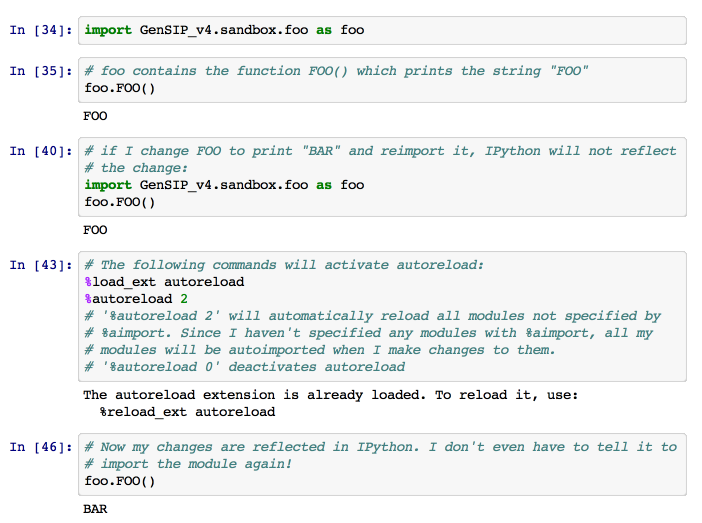
#> input picture GenSIP/Documentation/HTML version of instructions/GenSIP Developer SOP Notes_files/image001.png, 1404 x 1046 px (shown at 1/2 size); its folder holds only this picture in this run
$ python -i images.py   (imports and definitions only)   (Python 2 division)   (older library calls are emulated)
#> lines starting #> are read from the running program, lines starting #| are printed output that depends on the picture; after the words box and inside, x2 and y2 are one past the last pixel; in counts of white or black regions, pixels touching at a corner belong together
#> further down, picture is the input picture: shape (1046, 1404, 3); mean B, G, R 242.1, 242, 240
### GenSIP/kuwahara.py
"""Kuwahara filter implemented in python"""
# First try at manually rewriting the Kuwahara function from Luca Balbi which was written
# originally in MatLab
import numpy as np
from scipy.signal import convolve2d
import time
# help on convolve2d: http://docs.scipy.org/doc/scipy/reference/generated/scipy.signal.convolve2d.html

def Kuwahara(original, winsize):
    """
    Kuwahara filters an image using the Kuwahara filter

    Inputs:
    original      -->    image to be filtered
    windowSize    -->    size of the filter window: legal values are
                                                    5, 9, 13, ... = (4*k+1)
    This function is optimised using vectorialisation, convolution and the fact
    that, for every subregion
        variance = (mean of squares) - (square of mean).
    A nested-for loop approach is still used in the final part as it is more
    readable, a commented-out, fully vectorialised version is provided as well.

    Example
    filtered = Kuwahara(original,5);

    Filter description:
    The Kuwahara filter works on a window divided into 4 overlapping
    subwindows (for a 5x5 pixels example, see below). In each subwindow, the mean and
    variance are computed. The output value (located at the center of the
    window) is set to the mean of the subwindow with the smallest variance.

        ( a  a  ab   b  b)
        ( a  a  ab   b  b)
        (ac ac abcd bd bd)
        ( c  c  cd   d  d)
        ( c  c  cd   d  d)

    References:
    http://www.ph.tn.tudelft.nl/DIPlib/docs/FIP.pdf
    http://www.incx.nec.co.jp/imap-vision/library/wouter/kuwahara.html


    Copyright Luca Balbi, 2007
    Original license is contained in a block comment at the bottom of this file.

    Translated from Matlab into Python by Andrew Dussault, 2015
    """
    # Check the time:
    #t1=time.time()

    #image = original.copy()
    # make sure original is a numpy array
    image = original.astype(np.float64)
    # make sure window size is correct
    if winsize%4 != 1:
        raise Exception ("Invalid winsize %s: winsize must follow formula: w = 4*n+1." %winsize)

    #Build subwindows
    tmpAvgKerRow = np.hstack((np.ones((1,(winsize-1)/2+1)),np.zeros((1,(winsize-1)/2))))
    tmpPadder = np.zeros((1,winsize))
    tmpavgker = np.tile(tmpAvgKerRow, ((winsize-1)/2+1,1))
    tmpavgker = np.vstack((tmpavgker, np.tile(tmpPadder, ((winsize-1)/2,1))))
    tmpavgker = tmpavgker/np.sum(tmpavgker)

    # tmpavgker is a 'north-west' subwindow (marked as 'a' above)
    # we build a vector of convolution kernels for computing average and
    # variance
    avgker = np.empty((4,winsize,winsize)) # make an empty vector of arrays
    avgker[0] = tmpavgker			# North-west (a)
    avgker[1] = np.fliplr(tmpavgker)	# North-east (b)
    avgker[2] = np.flipud(tmpavgker)	# South-west (c)
    avgker[3] = np.fliplr(avgker[2])	# South-east (d)

    # Create a pixel-by-pixel square of the image
    squaredImg = image**2

    # preallocate these arrays to make it apparently %15 faster
    avgs = np.zeros([4, image.shape[0],image.shape[1]])
    stddevs = avgs.copy()

    # Calculation of averages and variances on subwindows
    for k in range(4):
        avgs[k] = convolve2d(image, avgker[k],mode='same') 	    # mean on subwindow
	stddevs[k] = convolve2d(squaredImg, avgker[k],mode='same')  # mean of squares on subwindow
	stddevs[k] = stddevs[k]-avgs[k]**2 			    # variance on subwindow

    # Choice of index with minimum variance
    indices = np.argmin(stddevs,0) # returns index of subwindow with smallest variance

    # Building the filtered image (with nested for loops)
    filtered = np.zeros(original.shape)
    for row in range(original.shape[0]):
        for col in range(original.shape[1]):
            filtered[row,col] = avgs[indices[row,col], row,col]

    #filtered=filtered.astype(np.uint8)
    return filtered.astype(np.uint8)

"""
ORIGINAL LICENSE OF MATLAB CODE:
Copyright (c) 2007, Luca Balbi
All rights reserved.

Redistribution and use in source and binary forms, with or without
modification, are permitted provided that the following conditions are
met:

    * Redistributions of source code must retain the above copyright
      notice, this list of conditions and the following disclaimer.
    * Redistributions in binary form must reproduce the above copyright
      notice, this list of conditions and the following disclaimer in
      the documentation and/or other materials provided with the distribution
    * Neither the name of the Esaote S.p.A. nor the names
      of its contributors may be used to endorse or promote products derived
      from this software without specific prior written permission.

THIS SOFTWARE IS PROVIDED BY THE COPYRIGHT HOLDERS AND CONTRIBUTORS "AS IS"
AND ANY EXPRESS OR IMPLIED WARRANTIES, INCLUDING, BUT NOT LIMITED TO, THE
IMPLIED WARRANTIES OF MERCHANTABILITY AND FITNESS FOR A PARTICULAR PURPOSE
ARE DISCLAIMED. IN NO EVENT SHALL THE COPYRIGHT OWNER OR CONTRIBUTORS BE
LIABLE FOR ANY DIRECT, INDIRECT, INCIDENTAL, SPECIAL, EXEMPLARY, OR
CONSEQUENTIAL DAMAGES (INCLUDING, BUT NOT LIMITED TO, PROCUREMENT OF
SUBSTITUTE GOODS OR SERVICES; LOSS OF USE, DATA, OR PROFITS; OR BUSINESS
INTERRUPTION) HOWEVER CAUSED AND ON ANY THEORY OF LIABILITY, WHETHER IN
CONTRACT, STRICT LIABILITY, OR TORT (INCLUDING NEGLIGENCE OR OTHERWISE)
ARISING IN ANY WAY OUT OF THE USE OF THIS SOFTWARE, EVEN IF ADVISED OF THE
POSSIBILITY OF SUCH DAMAGE.
"""

### GenSIP_v4/bigscans/images.py
"""
This module contains the functions used to deal with a large panorama image such
as those used in analyzing the big foil scans.

"""

import numpy as np
import os
import GenSIP_v4.functions as fun
import cv2
import GenSIP_v4.kuwahara as K
from scipy import misc

###################################################################################

###################################################################################

# [224 lines left out: functions splitImage, stitchImage, makeManyPosters, not called in this run]

###################################################################################

###################################################################################

def bigPostPreProc(image,**kwargs):
    """
    This method takes the image of the foil and creates a smoothed Kuwahara image
    used to make the poster for regional thresholding.
        Inputs:
         - image - the image to perform preprocessing on.
        Key-Word Arguments:
             - Mask = 0 - Assign the Mask here
             - KuSize = 17 - Size of Kuwahara Filter
             - Gaus1 = 3 - Size of first Gaussian Blur
             - Gaus2 = 11 - Size of second Gaussian Blur
             - rsize = .1 - Resize value
             - Kuw_only = False - Option to only return the Kuwahara filtered image
             - ExcludeDirt = True - Option to Exclude dirt

    """
    # The keyword
    Mask = kwargs.get("Mask",0) # Assign the Mask here
    KuSize = kwargs.get("KuSize",17) # Size of Kuwahara Filter
    Gaus1 = kwargs.get("Gaus1",3) # Size of first Gaussian Blur
    Gaus2 = kwargs.get("Gaus2",11) # Size of second Gaussian Blur
    rsize = kwargs.get("rsize",.1) # Resize value
    Kuw_only = kwargs.get("Kuw_only",False) # Option to only return the Kuwahara filtered image
    ExcludeDirt = kwargs.get("ExcludeDirt",True) # Option to Exclude dirt

    img = np.copy(image)
    averageColor = int(np.average(img))
#> averageColor = 241
    if ExcludeDirt:
        img[img<=40]=averageColor
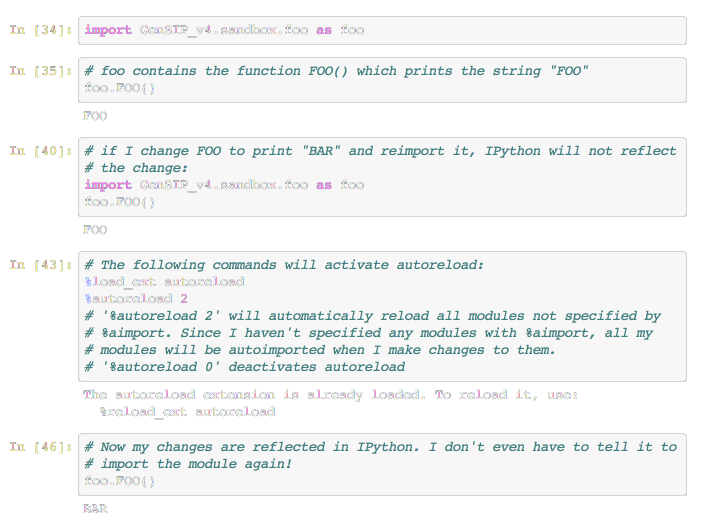
#> img: shape (1046, 1404, 3) (shown at 1/2 size); 1.38% of pixels changed, all inside (x1, y1, x2, y2) = (21, 49, 1153, 1026)
    if type(Mask)==np.ndarray and Mask.shape==image.shape:
        invMsk = np.bitwise_not(Mask)
        invMsk = int(np.average(image))*(invMsk/255)
        img = cv2.add(image,invMsk)
        img[img>np.max(image)] = int(np.average(image))

    rsz = misc.imresize(img,rsize,interp='bicubic')
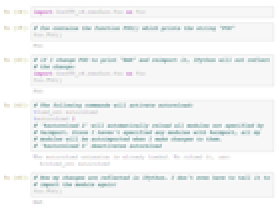
#> rsz: shape (104, 140, 3) (shown 2 times larger); mean B, G, R 244.6, 244.6, 242.8
    if Kuw_only:
        return rsz
    gr = cv2.GaussianBlur(rsz, (Gaus1,Gaus1),0)
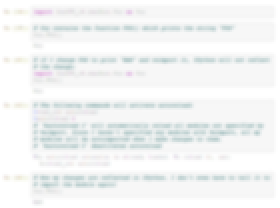
#> gr: shape (104, 140, 3) (shown 2 times larger); mean B, G, R 244.7, 244.6, 242.8
    kgr = K.Kuwahara(gr,KuSize)
#> in Kuwahara, `squaredImg = image**2`:
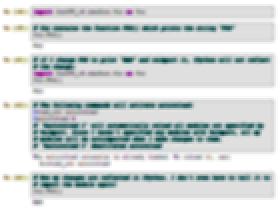
#> squaredImg: shape (104, 140, 3) float64 (shown 2 times larger); mean B, G, R 59965.7, 59938.5, 59179.7; drawn with min black and max white
    kgr = kgr.astype(np.uint8) # Make sure the Kuwahara image is uint8 so it doesn't scale
    rkgr = misc.imresize(kgr,(image.shape),interp='bicubic')
    grkgr = cv2.GaussianBlur(rkgr, (Gaus2,Gaus2),0)
    if Kuw_only:
        return rkgr
    else:
        return grkgr

###################################################################################

###################################################################################

# [35 lines left out: function bigPosterfy, not called in this run]

>>> import cv2
>>> picture = cv2.imread('../../GenSIP/Documentation/HTML version of instructions/GenSIP Developer SOP Notes_files/image001.png')
#> (the run stopped early here; a loop or call above may not have finished)
